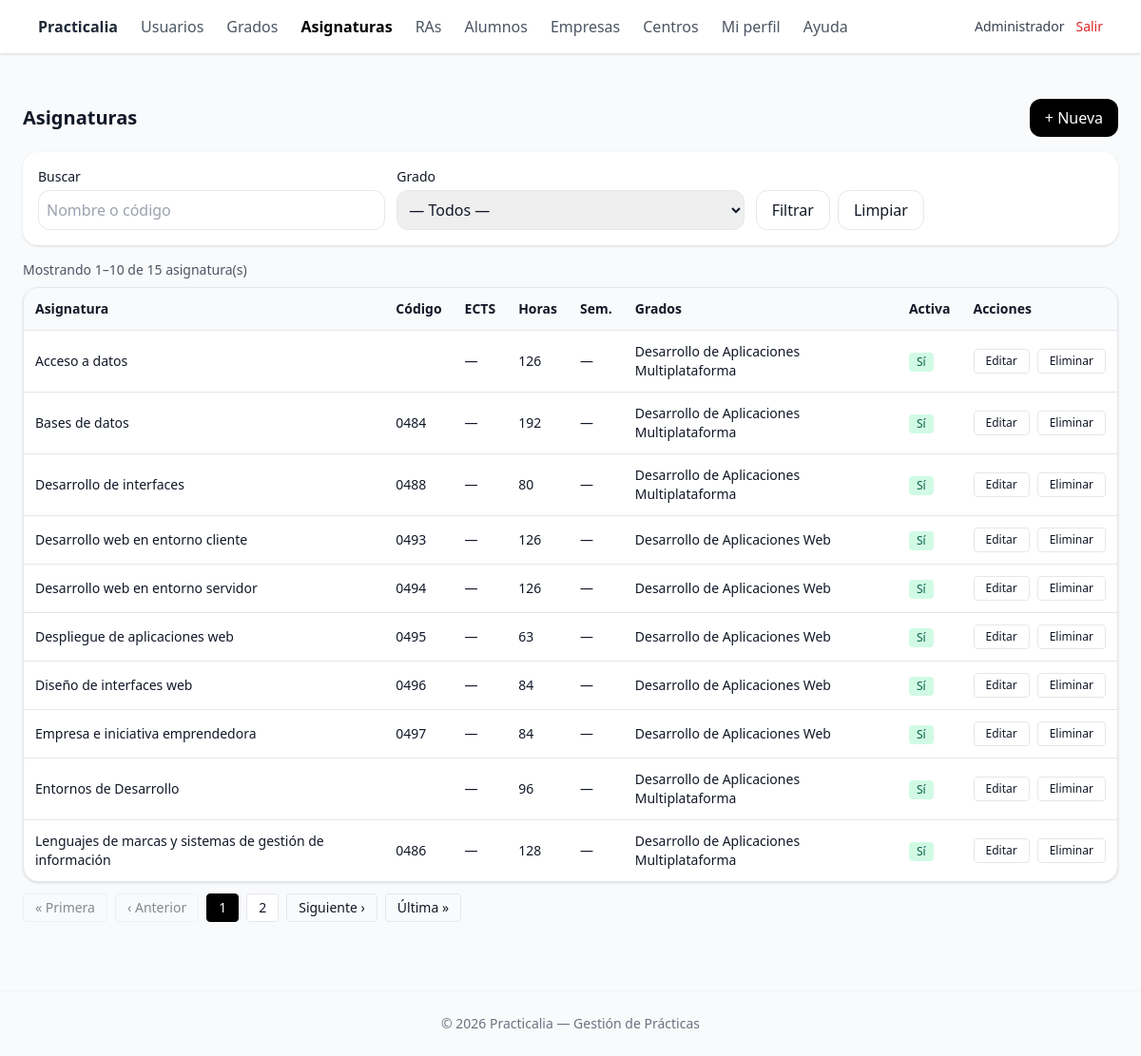
The app's page /public/asignaturas/index.php (signed in) with its own data.
### tables this page shows
CREATE TABLE `asignaturas` (
  `id` int(10) UNSIGNED NOT NULL,
  `curso_id` int(10) UNSIGNED NOT NULL,
  `nombre` varchar(150) NOT NULL,
  `codigo` varchar(30) DEFAULT NULL,
  `ects` decimal(4,1) DEFAULT NULL,
  `horas` smallint(5) UNSIGNED DEFAULT NULL,
  `semestre` tinyint(3) UNSIGNED DEFAULT NULL,
  `descripcion` text DEFAULT NULL,
  `activo` tinyint(1) NOT NULL DEFAULT 1,
  `created_at` datetime NOT NULL DEFAULT current_timestamp(),
  `updated_at` datetime NOT NULL DEFAULT current_timestamp() ON UPDATE current_timestamp(),
  `deleted_at` datetime DEFAULT NULL
);

### public/asignaturas/index.php (the view, shortened to what this page needs)
<?php
require_once __DIR__ . '/../../lib/auth.php';
function h(?string $s): string
{
  return htmlspecialchars((string) $s, ENT_QUOTES, 'UTF-8');
}
$q = trim((string) ($_GET['q'] ?? ''));
$page = max(1, (int) ($_GET['page'] ?? 1));
$perPage = 10;
$offset = ($page - 1) * $perPage;
$where = [];
$params = [];
$where[] = "a.deleted_at IS NULL";
$whereSql = $where ? 'WHERE ' . implode(' AND ', $where) : '';
$sqlCount = "
  SELECT COUNT(DISTINCT a.id)
  FROM asignaturas a
  $whereSql
";
$st = $pdo->prepare($sqlCount);
$st->execute($params);
$total = (int) $st->fetchColumn();
$pages = max(1, (int) ceil($total / $perPage));
$sqlRows = "
  SELECT
    a.id,
    a.nombre,
    a.codigo,
    a.ects,
    a.horas,
    a.semestre,
    a.activo,
    GROUP_CONCAT(
      DISTINCT IFNULL(c0.nombre, c1.nombre)
      ORDER BY IFNULL(c0.nombre, c1.nombre)
      SEPARATOR ', '
    ) AS cursos_nombres
  FROM asignaturas a
  LEFT JOIN cursos c0
         ON c0.id = a.curso_id
  LEFT JOIN asignatura_cursos ac
         ON ac.asignatura_id = a.id
  LEFT JOIN cursos c1
         ON c1.id = ac.curso_id
  $whereSql
  GROUP BY a.id, a.nombre, a.codigo, a.ects, a.horas, a.semestre, a.activo
  ORDER BY a.nombre ASC, a.id ASC
  LIMIT :limit OFFSET :offset
";
$st = $pdo->prepare($sqlRows);
$st->bindValue(':limit', $perPage, PDO::PARAM_INT);
$st->bindValue(':offset', $offset, PDO::PARAM_INT);
$st->execute();
$rows = $st->fetchAll(PDO::FETCH_ASSOC);
function urlWith(array $merge): string
{
  $cur = $_GET;
  foreach ($merge as $k => $v) {
    if ($v === null)
      unset($cur[$k]);
    else
      $cur[$k] = $v;
  }
  $q = http_build_query($cur);
  return $q ? ('?' . $q) : './index.php';
}
$from = ($total === 0) ? 0 : ($offset + 1);
$to = min($offset + $perPage, $total);
$pagesToShow = [];
$pagesToShow[] = 1;
if ($pages > 1)
  $pagesToShow[] = $pages;
$pagesToShow = array_values(array_unique(array_filter($pagesToShow, fn($p) => $p >= 1 && $p <= $pages)));
sort($pagesToShow);
function renderPageLink(int $p, int $cur): string
{
  $isCur = ($p === $cur);
  $cls = 'px-3 py-1 rounded border text-sm ' . ($isCur ? 'bg-black text-white border-black' : 'bg-white');
  return '<a class="' . $cls . '" href="' . h(urlWith(['page' => $p])) . '">' . $p . '</a>';
}
require_once __DIR__ . '/../partials/_header.php';
?>
<div class="flex items-center justify-between mb-4">
  <h1 class="text-xl font-semibold">Asignaturas</h1>
  <a href="./create.php" class="px-4 py-2 rounded-xl bg-black text-white">+ Nueva</a>
</div>
<form method="get" class="bg-white p-4 rounded-2xl shadow mb-4 grid grid-cols-1 md:grid-cols-3 gap-3">
  <div>
    <label class="block text-sm font-medium">Buscar</label>
    <input name="q" value="<?= h($q) ?>" class="mt-1 w-full border rounded-xl p-2" placeholder="Nombre o código">
  </div>
  <div>
    <label class="block text-sm font-medium">Grado</label>
    <select name="curso_id" class="mt-1 w-full border rounded-xl p-2">
      <option value="">— Todos —</option>
    </select>
  </div>
  <div class="flex items-end gap-2">
    <button class="px-4 py-2 rounded-xl border">Filtrar</button>
    <a href="./index.php" class="px-4 py-2 rounded-xl border">Limpiar</a>
  </div>
</form>
<div class="mb-2 text-sm text-gray-600">
  Mostrando <span class="font-medium"><?= (int) $from ?></span>–<span class="font-medium"><?= (int) $to ?></span> de
  <span class="font-medium"><?= (int) $total ?></span> asignatura(s)
</div>
<div class="overflow-x-auto bg-white rounded-2xl shadow border">
  <table class="min-w-full text-sm">
    <thead class="bg-gray-50">
      <tr>
        <th class="text-left p-3">Asignatura</th>
        <th class="text-left p-3">Código</th>
        <th class="text-left p-3">ECTS</th>
        <th class="text-left p-3">Horas</th>
        <th class="text-left p-3">Sem.</th>
        <th class="text-left p-3">Grados</th>
        <th class="text-left p-3">Activa</th>
        <th class="text-left p-3">Acciones</th>
      </tr>
    </thead>
    <tbody>
      <?php if (!$rows): ?>
        <tr>
          <td colspan="8" class="p-4 text-gray-500">No hay asignaturas.</td>
        </tr>
      <?php else:
        foreach ($rows as $r): ?>
          <tr class="border-t">
            <td class="p-3"><?= h($r['nombre']) ?></td>
            <td class="p-3"><?= h($r['codigo'] ?? '') ?></td>
            <td class="p-3"><?= h($r['ects'] !== null ? (string) $r['ects'] : '—') ?></td>
            <td class="p-3"><?= h($r['horas'] !== null ? (string) $r['horas'] : '—') ?></td>
            <td class="p-3"><?= h($r['semestre'] !== null ? (string) $r['semestre'] : '—') ?></td>
            <td class="p-3"><?= h($r['cursos_nombres'] ?? '—') ?></td>
            <td class="p-3">
              <?php if ((int) $r['activo'] === 1): ?>
                <span class="inline-block text-xs px-2 py-0.5 rounded bg-emerald-100 text-emerald-800">Sí</span>
              <?php else: ?>
                <span class="inline-block text-xs px-2 py-0.5 rounded bg-gray-100 text-gray-700">No</span>
              <?php endif; ?>
            </td>
            <td class="p-3">
              <div class="flex gap-2">
                <a class="px-3 py-1 rounded border text-xs" href="./edit.php?id=<?= (int) $r['id'] ?>">Editar</a>
                <form method="post" action="./delete.php" onsubmit="return confirm('¿Eliminar esta asignatura?');">
                  <button class="px-3 py-1 rounded border text-xs" type="submit">Eliminar</button>
                </form>
              </div>
            </td>
          </tr>
        <?php endforeach; endif; ?>
    </tbody>
  </table>
</div>
<?php if ($pages > 1): ?>
  <nav class="flex items-center gap-2 mt-3" aria-label="Paginación">
    <a class="px-3 py-1 rounded border text-sm <?= $page === 1 ? 'pointer-events-none opacity-50' : '' ?>"
      href="<?= h(urlWith(['page' => 1])) ?>">« Primera</a>
    <a class="px-3 py-1 rounded border text-sm <?= $page === 1 ? 'pointer-events-none opacity-50' : '' ?>"
      href="<?= h(urlWith(['page' => max(1, $page - 1)])) ?>">‹ Anterior</a>
    <?php
    foreach ($pagesToShow as $p):
      echo renderPageLink($p, $page);
    endforeach;
    ?>
    <a class="px-3 py-1 rounded border text-sm <?= $page === $pages ? 'pointer-events-none opacity-50' : '' ?>"
      href="<?= h(urlWith(['page' => min($pages, $page + 1)])) ?>">Siguiente ›</a>
    <a class="px-3 py-1 rounded border text-sm <?= $page === $pages ? 'pointer-events-none opacity-50' : '' ?>"
      href="<?= h(urlWith(['page' => $pages])) ?>">Última »</a>
  </nav>
<?php endif; ?>
</main>
<?php require_once __DIR__ . '/../partials/_footer.php'; ?>

### records on screen
asignaturas: nombre "Acceso a datos", ects "—", horas "126", semestre "—", cursos_nombres "Desarrollo de Aplicaciones Multiplataforma", activo "Sí"
asignaturas: nombre "Bases de datos", codigo "0484", ects "—", horas "192", semestre "—", cursos_nombres "Desarrollo de Aplicaciones Multiplataforma", activo "Sí"
asignaturas: nombre "Desarrollo de interfaces", codigo "0488", ects "—", horas "80", semestre "—", cursos_nombres "Desarrollo de Aplicaciones Multiplataforma", activo "Sí"
asignaturas: nombre "Desarrollo web en entorno cliente", codigo "0493", ects "—", horas "126", semestre "—", cursos_nombres "Desarrollo de Aplicaciones Web", activo "Sí"
asignaturas: nombre "Desarrollo web en entorno servidor", codigo "0494", ects "—", horas "126", semestre "—", cursos_nombres "Desarrollo de Aplicaciones Web", activo "Sí"
asignaturas: nombre "Despliegue de aplicaciones web", codigo "0495", ects "—", horas "63", semestre "—", cursos_nombres "Desarrollo de Aplicaciones Web", activo "Sí"
asignaturas: nombre "Diseño de interfaces web", codigo "0496", ects "—", horas "84", semestre "—", cursos_nombres "Desarrollo de Aplicaciones Web", activo "Sí"
asignaturas: nombre "Empresa e iniciativa emprendedora", codigo "0497", ects "—", horas "84", semestre "—", cursos_nombres "Desarrollo de Aplicaciones Web", activo "Sí"
asignaturas: nombre "Entornos de Desarrollo", ects "—", horas "96", semestre "—", cursos_nombres "Desarrollo de Aplicaciones Multiplataforma", activo "Sí"
asignaturas: nombre "Lenguajes de marcas y sistemas de gestión de información", codigo "0486", ects "—", horas "128", semestre "—", cursos_nombres "Desarrollo de Aplicaciones Multiplataforma", activo "Sí"

### other values on screen
$user['nombre'] "Administrador"
$from "1"
$to "10"
$total "15"
$p "1"
$p "2"
